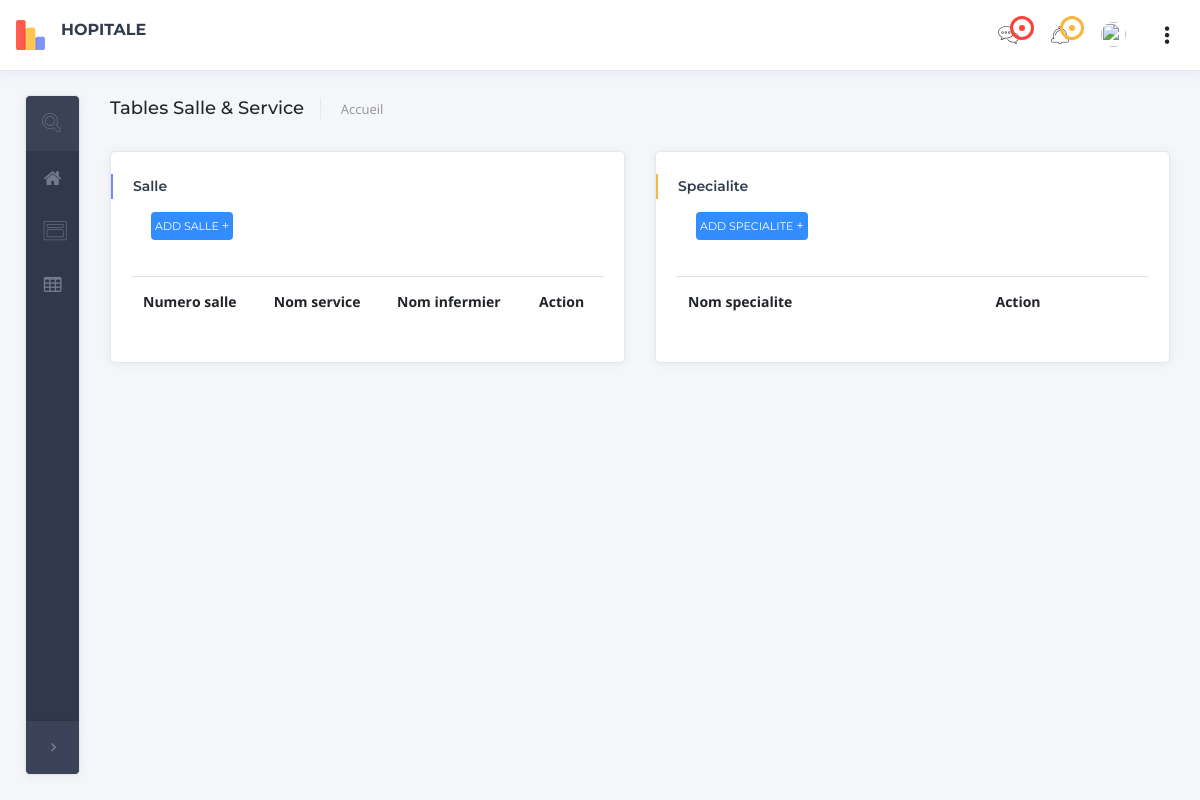
Page /list_salle_specialite on the earlier database version.
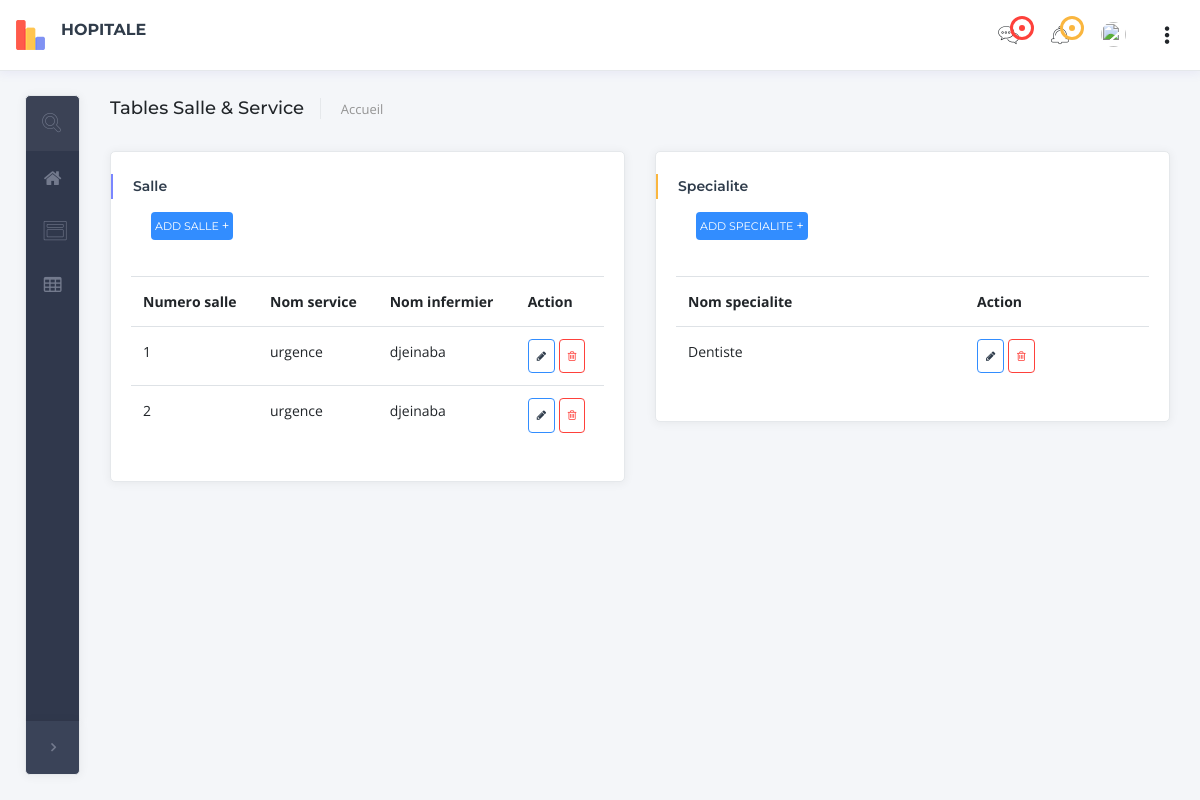
Same page on the later database version.
### personne/models.py (models this page shows, shortened)
class Salle(models.Model):
    numero_salle= models.IntegerField()
    nom_service = models.ForeignKey(Service, on_delete=models.CASCADE, related_name='salle_service')
    nom_infermier = models.ForeignKey(Infermier, on_delete=models.CASCADE, related_name='salle_infermier')

class Service(models.Model):
    code = models.CharField(max_length=20, verbose_name="Code")
    nom_service = models.CharField(max_length=20)
    batiment = models.CharField(max_length=20)
    directeur = models.ForeignKey(Docteur, on_delete=models.CASCADE, related_name='directeur_service')
    def __str__(self):
        return '%s' % (self.nom_service)

class Personne(models.Model):
    num = models.IntegerField()
    nom = models.CharField(max_length=50)
    prenom = models.CharField(max_length=50)
    tel = models.IntegerField()
    adresse = models.CharField(max_length=50)
    def __str__(self):
        return '%s' %(self.nom)

class Specialite(models.Model):
    specialite=models.CharField(max_length=20)

### personne/views.py (the view)
# urls.py: path('list_salle_specialite',views.list_salle_specialite,name='list_salle_specialite'),
def list_salle_specialite(request):
    salles= Salle.objects.all()
    specialites = Specialite.objects.all()
    context={
        'salles':salles,
        'specialites': specialites,
    }
    return render(request, 'list_salle_specialite.html', context)

### personne/templates/list_salle_specialite.html (shortened to what the changed rows need)
{% extends 'base.html'%}
{% block content %}
  <div class="content-wrapper">
        <div class="container-fluid">
            <div class="row">
                <div class="col-xl-6 col-md-6">
                    <div class="card card-shadow mb-4">
                        <div class="card-body">
                            <table class="table">
                                <thead>
                                <tr>
                                    <th scope="col">Numero salle </th>
                                    <th scope="col">Nom service</th>
                                     <th scope="col">Nom infermier</th>
                                    <th scope="col">Action</th>
                                </tr>
                                </thead>
                                <tbody>
                                {% for list in salles %}
                                <tr>
                                    <td>{{ list.numero_salle}}</td>
                                    <td>{{ list.nom_service}}</td>
                                    <td>{{ list.nom_infermier}}</td>
                                    <td>
                                                <a class="text-dark btn btn-outline-primary p-2 btn-md" href="{% url 'personne:update_salle' list.id %}"  title="Modifier "><i class="fa fa-pencil" aria-hidden="true"></i></a>
                                             <a class="btn btn-outline-danger p-2 btn-md " href="{% url 'personne:delete_salle' list.id %}" title="Supprimer " >  <i class="fa fa-trash-o" aria-hidden="true"></i>  </a>
                                    </td>
                                </tr>
                                {% endfor%}
                                </tbody>
                            </table>
                        </div>
                    </div>
                </div>
                <div class="col-xl-6 col-md-6">
                    <div class="card card-shadow mb-4">
                        <div class="card-body">
                            <table class="table table-hover">
                                <thead>
                                <tr>
                                     <th scope="col">Nom specialite</th>
                                    <th scope="col">Action</th>
                                </tr>
                                </thead>
                                <tbody>
                                {% for list in specialites %}
                                        <tr>
                                               <td>{{ list.specialite }}</td>
                                            <td>
                                                <a class="text-dark btn btn-outline-primary p-2 btn-md" href="{% url 'personne:update_specialite' list.id %}"  title="Modifier "><i class="fa fa-pencil" aria-hidden="true"></i></a>
                                             <a class="btn btn-outline-danger p-2 btn-md " href="{% url 'personne:delete_specialite' list.id %}" title="Supprimer " >  <i class="fa fa-trash-o" aria-hidden="true"></i>  </a>
                                            </td>
                                        </tr>
                                 {% endfor %}
                                </tbody>
                            </table>
                        </div>
                    </div>
                </div>
            </div>
        </div>
    </div>
{% endblock %}

Differences in the rows shown:
added Salle: numero_salle "1", nom_service "urgence", nom_infermier "djeinaba"
added Salle: numero_salle "2", nom_service "urgence", nom_infermier "djeinaba"
added Specialite: specialite "Dentiste"
